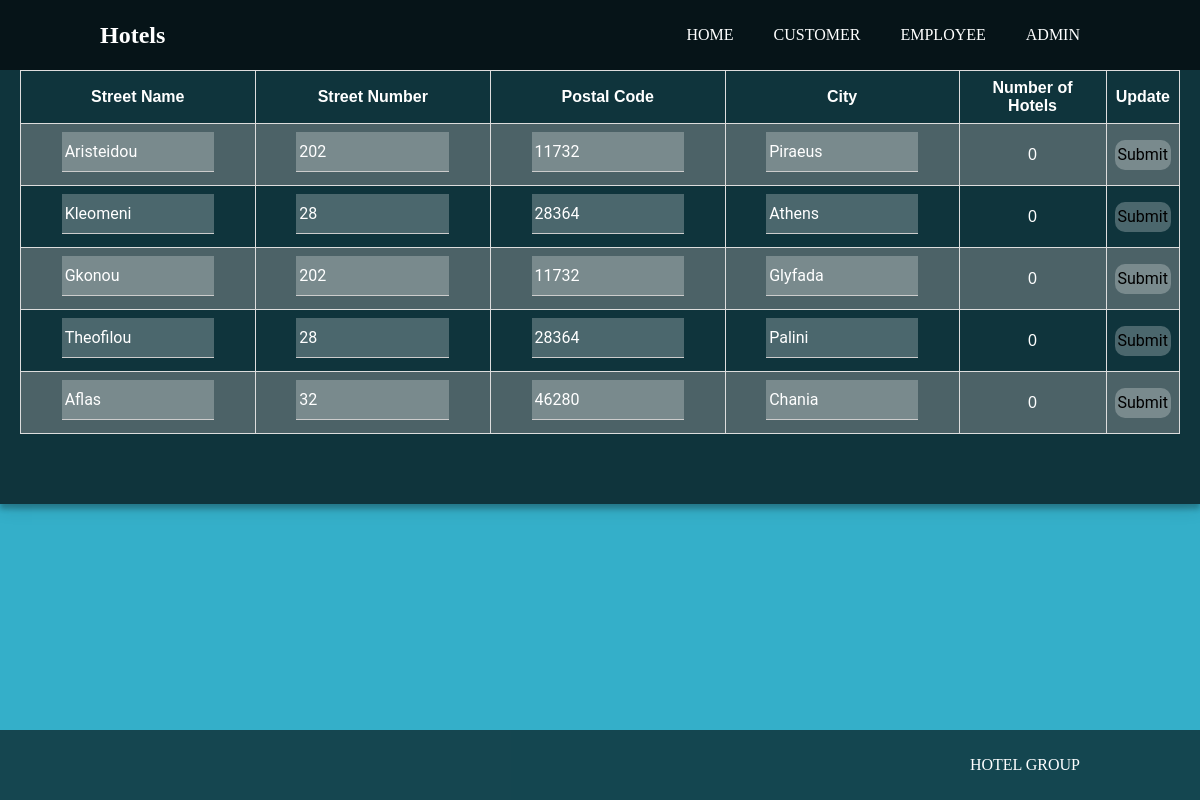
The app's page /site/EditHotelGroup.php with its own data.
### tables this page shows
CREATE TABLE `hotel_group` (
  `A_Street_HG` VARCHAR(45) NOT NULL,
  `A_Number_HG` VARCHAR(10) NOT NULL,
  `A_Postal_Code_HG` VARCHAR(45) NOT NULL,
  `A_City_HG` VARCHAR(45) NOT NULL,
  `Hotel_Group_ID` INT(45) NOT NULL AUTO_INCREMENT,
  `Number_of_Hotels` INT(11) DEFAULT 0,
  `Name_HG` VARCHAR(45) NOT NULL UNIQUE,
  PRIMARY KEY (`Hotel_Group_ID`));

### site/EditHotelGroup.php (the view, shortened to what this page needs)
<html>
<head>
<link rel="stylesheet" type="text/css" href="tablestyle.css">
</head>
<body>
<?php
	require_once('connect.php');
	$sqlEdit = "SELECT * FROM Hotel_Group";
	$recEdit = mysqli_query($con,$sqlEdit);
?>
<div id="results">
<table>
	<tr>
		<th>Street Name</th>
		<th>Street Number</th>
		<th>Postal Code</th>
		<th>City</th>
		<th>Number of Hotels</th>
		<th>Update</th>
	</tr>
	<?php
		while ( $row = mysqli_fetch_array($recEdit) )
		{
			echo "<tr><form action=OnEditHotelGroup.php method=post>";
			echo "<td><input type=text name=StreetName value='".$row['A_Street_HG']."'</td>";
			echo "<td><input type=text name=StreetNumber value='".$row['A_Number_HG']."'</td>";
			echo "<td><input type=text name=PostalCode value='".$row['A_Postal_Code_HG']."'</td>";
			echo "<td><input type=text name=City value='".$row['A_City_HG']."'</td>";
			echo "<td align=center>".$row['Number_of_Hotels']."</td>";
			echo "<td><input type=submit>";
			echo "</form></tr>";
		}
	?>
</table>
</div>
<nav class="options">
	<ul>
		<li><a href=DeleteHotelGroup.php>Hotel Group</a></li>
</nav>
<nav class="homeoptions">
	<div class="brand">
		<h2>Hotels</h2>
	</div>
		<ul>
			<li><a href="hotels.php">Home</a></li>
			<li><a href="customer_login.php">Customer</a></li>
			<li><a href="employee_login.php">Employee</a></li>
			<li><a href="admin_login.php">Admin</a></li>
		</ul>
</nav>
</body>
</html>

### site/tablestyle.css (style rules this page uses)
body { margin: 0; padding: 0; background: #34afc9; }
nav.homeoptions .brand { float: left; height: 100%; line-height: 70px; }
nav.homeoptions .brand h2 { margin: 0; padding: 0; color: #fff; }
nav.homeoptions { position: fixed; top: 0; left: 0; width: 100%; height: 70px; background: rgba(0,0,0,0.6); padding: 0 100px; box-sizing: border-box; }
nav.homeoptions ul { float: right; display: flex; margin: 0; padding: 0; }
nav.homeoptions ul li { list-style: none; }
nav.homeoptions ul li a { position: relative; display: block; height: 70px; line-height: 70px; padding: 0 20px; box-sizing: border-box; color: #fff; text-decoration: none; text-transform: uppercase; transition: .5s; }
nav.homeoptions ul li a { display: block; }
nav.options { position: fixed; bottom: 0; left: 0; width: 100%; height: 70px; background: rgba(0,0,0,0.6); padding: 0 100px; box-sizing: border-box; }
nav.options ul { float: right; display: flex; margin: 0; padding: 0; }
nav.options ul li { list-style: none; }
nav.options ul li a { position: relative; display: block; height: 70px; line-height: 70px; padding: 0 20px; box-sizing: border-box; color: #fff; text-decoration: none; text-transform: uppercase; transition: .5s; }
nav.options ul li a { display: block; }
table { font-family: "Trebuchet MS", Verdana, sans-serif; color: #fff; border-collapse: collapse; width:100%; }
td, th { border: 1px solid #dddddd; text-align: center; padding: 8px; }
tr:nth-child(even) { background-color: rgba(168, 168, 168, 0.4); }
#results { background: rgba(0, 0, 0, 0.7); color: #fff; // top: 55%; // left: 55%; // position: absolute; // transform: translate(-50%,-50%); box-sizing: border-box; padding: 70px 20px; font-size : 20px; box-shadow: 0 0 20px 0 rgba(0, 0, 0, 0.2), 0 5px 5px 0 rgba(0, 0, 0, 0.24); width: 100%; }
#results input[type="submit"] { border: none; outline: none; height: 30px; background: ##00ffff; color: #000; font-size: 16px; border-radius: 10px; display: block; margin: auto; width: 100% }
#results input { font: 400 12px/16px "Roboto", Helvetica, Arial, sans-serif; }
#results input { border: none; border-bottom: 1px solid #ccc; background: rgba(255, 255, 255, 0.25); outline: none; height: 40px; color: #fff; font-size: 16px; margin: 0 0 5px; padding: 2px 3px; width: 70%; }

### records on screen
hotel_group: StreetName "Aristeidou", StreetNumber "202", PostalCode "11732", City "Piraeus", Number_of_Hotels "0"
hotel_group: StreetName "Kleomeni", StreetNumber "28", PostalCode "28364", City "Athens", Number_of_Hotels "0"
hotel_group: StreetName "Gkonou", StreetNumber "202", PostalCode "11732", City "Glyfada", Number_of_Hotels "0"
hotel_group: StreetName "Theofilou", StreetNumber "28", PostalCode "28364", City "Palini", Number_of_Hotels "0"
hotel_group: StreetName "Aflas", StreetNumber "32", PostalCode "46280", City "Chania", Number_of_Hotels "0"
